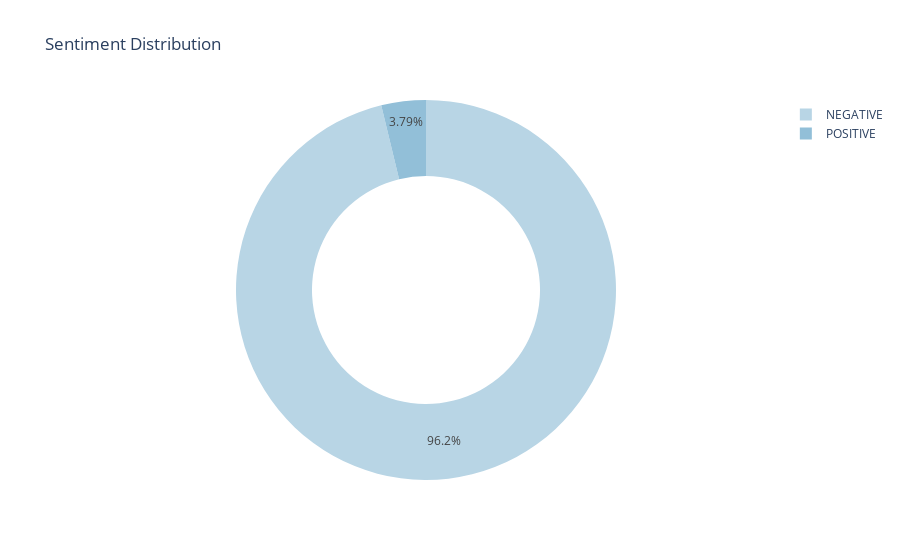

Source (notebook cell):
### Code cell
fig = px.pie(
    sentiment_distribution,
    values="sentiment_distribution",
    names="sentiment_label",
    title="Sentiment Distribution",
    hole=0.6,
    color_discrete_sequence=["#B8D5E5", "#92BFD8"]
)
fig.show()

### Figure 1 — Plotly figure (JSON) as saved in the notebook; plotly's stock layout.template omitted (floating-point values rounded to 4 significant figures)
{"data": [{"domain": {"x": [0, 1], "y": [0, 1]}, "hole": 0.6, "hovertemplate": "sentiment_label=%{label}<br>sentiment_distribution=%{value}<extra></extra>", "labels": ["NEGATIVE", "POSITIVE"], "legendgroup": "", "name": "", "showlegend": true, "type": "pie", "values": [127, 5]}], "layout": {"legend": {"tracegroupgap": 0}, "piecolorway": ["#B8D5E5", "#92BFD8"], "title": {"text": "Sentiment Distribution"}}}
